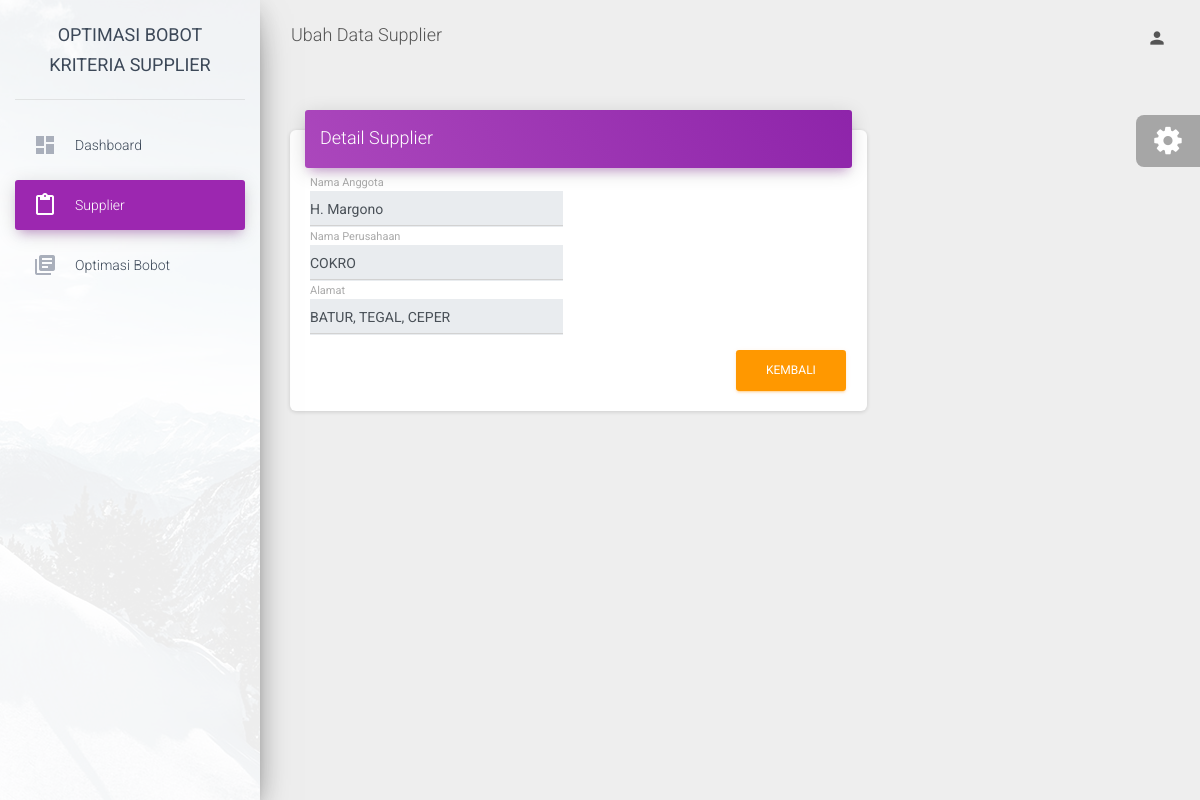
/welcome/update_supplier/5, run on the app's committed database.
### tables this page shows
CREATE TABLE `tb_supplier` (
  `id_anggota` int(11) NOT NULL,
  `nama_anggota` varchar(255) NOT NULL,
  `nama_perusahaan` varchar(255) NOT NULL,
  `alamat` text NOT NULL
);

### application/controllers/Welcome.php (called while the page is built, shortened)
<?php
class Welcome extends CI_Controller
{
	public function __construct()
	{
		$this->load->model("supplier_model");
		$this->load->model("bobot_model");
		$this->load->model("user_model");
		$this->load->library('form_validation');
	}
	public function update_supplier($id)
	{
		$data['title']		= 'Ubah Data Supplier';
		$data['nav']		= '3';
		$data['supplier']	= $this->db->get_where('tb_supplier', ['id_anggota' => $id])->row_array();
		$this->load->view('_partials/head', $data);
		$this->load->view('_partials/sidebar', $data);
		$this->load->view('_partials/topbar', $data);
		$this->load->view('update_supplier', $data);
		$this->load->view('_partials/foot', $data);
	}
}

### index.php (called while the page is built, shortened)
<?php
require_once BASEPATH.'core/CodeIgniter.php';

### application/views/update_supplier.php (the view, shortened to what this page needs)
            <div class="content">
                <div class="container-fluid">
                    <div class="row">
                        <div class="col-md-8">
                            <div class="card">
                                <div class="card-header card-header-primary">
                                    <h4 class="card-title">Detail Supplier</h4>
                                </div>
                                <div class="card-body">
                                    <form method="post" action="<?= base_url('welcome/edit_supplier') ?>">
                                        <div class="row">
                                            <div class="col-md-6">
                                                <div class="form-group">
                                                    <label class="bmd-label-floating">Nama Anggota</label>
                                                    <?php if (isset($_SESSION['email']) && $_SESSION['role_id'] == 1) : ?>
                                                        <input type="text" name="nama_anggota" class="form-control" value="<?= $supplier['nama_anggota']; ?>">
                                                    <?php else : ?>
                                                        <input type="text" name="nama_anggota" class="form-control" value="<?= $supplier['nama_anggota']; ?>" readonly>
                                                    <?php endif; ?>
                                                </div>
                                            </div>
                                        </div>
                                        <div class="row">
                                            <div class="col-md-6">
                                                <div class="form-group">
                                                    <label class="bmd-label-floating">Nama Perusahaan</label>
                                                    <?php if (isset($_SESSION['email']) && $_SESSION['role_id'] == 1) : ?>
                                                        <input type="text" name="nama_perusahaan" class="form-control" value="<?= $supplier['nama_perusahaan']; ?>">
                                                    <?php else : ?>
                                                        <input type="text" name="nama_perusahaan" class="form-control" value="<?= $supplier['nama_perusahaan']; ?>" readonly>
                                                    <?php endif; ?>
                                                </div>
                                            </div>
                                        </div>
                                        <div class="row">
                                            <div class="col-md-6">
                                                <div class="form-group">
                                                    <label class="bmd-label-floating">Alamat</label>
                                                    <?php if (isset($_SESSION['email']) && $_SESSION['role_id'] == 1) : ?>
                                                        <input type="text" name="alamat" class="form-control" value="<?= $supplier['alamat']; ?>">
                                                    <?php else : ?>
                                                        <input type="text" name="alamat" class="form-control" value="<?= $supplier['alamat']; ?>" readonly>
                                                    <?php endif; ?>
                                                </div>
                                            </div>
                                        </div>
                                        <?php if (isset($_SESSION['email']) && $_SESSION['role_id'] == 1) : ?>
                                        <button type="button" class="btn btn-danger pull-right"  data-toggle="modal" data-target="#yakinhapus">HAPUS</button>
                                        <button type="submit" class="btn btn-primary pull-right">EDIT</button>
                                        <a class="btn btn-success pull-right" href="<?= base_url()?>welcome/bobot_supplier/<?=$supplier['id_anggota']?>">BOBOT</a>
                                        <a class="btn btn-warning" href="<?= base_url('welcome/supplier') ?>">KEMBALI</a>
                                        <div class="clearfix"></div>
                                        <?php else : ?>
                                            <a class="btn btn-warning pull-right" href="<?= base_url('welcome/supplier') ?>">KEMBALI</a>
                                        <?php endif; ?>
                                    </form>
</div>
                                </div>
                            </div>
                        </div>
                    </div>
                </div>
            </div>
            </div>

### data on the page
tb_supplier: nama_anggota "H. Margono", nama_perusahaan "COKRO", alamat "BATUR, TEGAL, CEPER"

### other printed values
$title "Ubah Data Supplier"
